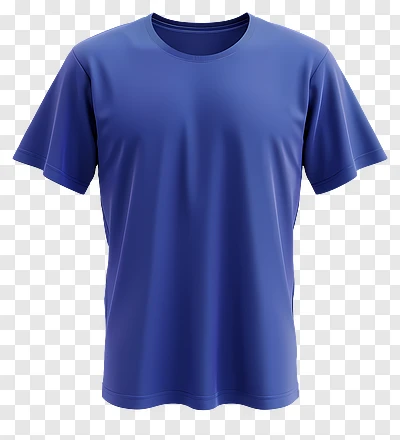
#> input picture garments/blue_tshirt.webp, 400 x 440 px
$ python clean_garment.py
#> lines starting #> are read from the running program, lines starting #| are printed output that depends on the picture; after the words box and inside, x2 and y2 are one past the last pixel; in counts of white or black regions, pixels touching at a corner belong together

import cv2
import numpy as np
from pathlib import Path

BASE = Path(__file__).resolve().parent.parent

source = BASE / "garments" / "blue_tshirt.webp"
destination = BASE / "garments" / "blue_tshirt_clean.png"

image = cv2.imread(str(source))
#> image is the input picture: shape (440, 400, 3); mean B, G, R 187.9, 151.9, 144.9

if image is None:
    raise FileNotFoundError(source)

# Identify the checkerboard background by its
# low saturation and light gray/white colors.
hsv = cv2.cvtColor(image, cv2.COLOR_BGR2HSV)
#> hsv: shape (440, 400, 3); mean H, S, V 64.1, 82.6, 187.9

background = cv2.inRange(
    hsv,
    np.array([0, 0, 175]),
    np.array([179, 45, 255])
)
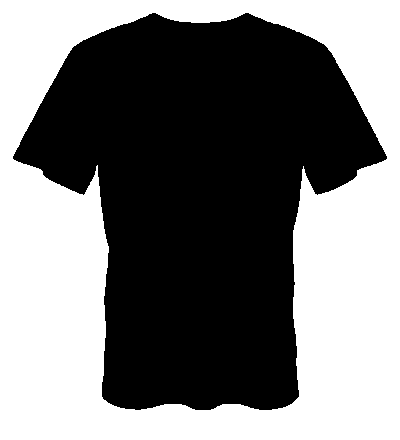
#> background: shape (440, 400); 47.8% white; 1 white region, box (x1, y1, x2, y2) and area: (0, 0, 400, 440) 84119

# Keep the largest foreground object (the shirt).
foreground = cv2.bitwise_not(background)

count, labels, stats, _ = cv2.connectedComponentsWithStats(
    foreground
)
#> count = 2; stats = [[0, 0, 400, 440, 84119], [13, 13, 374, 397, 91881]]

mask = np.zeros(image.shape[:2], dtype=np.uint8)

if count > 1:
    largest = 1 + np.argmax(stats[1:, cv2.CC_STAT_AREA])
#> largest = 1
    mask[labels == largest] = 255

# Smooth the garment boundary.
mask = cv2.morphologyEx(
    mask,
    cv2.MORPH_CLOSE,
    np.ones((5, 5), np.uint8)
)

mask = cv2.GaussianBlur(mask, (3, 3), 0)

# Place shirt on a white background.
alpha = mask.astype(np.float32) / 255.0

white = np.full_like(image, 255)

result = (
    image.astype(np.float32) * alpha[:, :, None]
    + white.astype(np.float32) * (1 - alpha[:, :, None])
).astype(np.uint8)
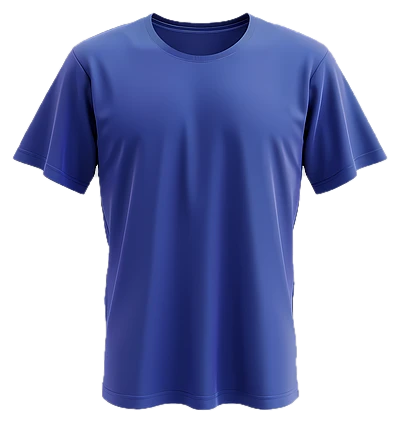
#> result: shape (440, 400, 3); mean B, G, R 193.8, 158, 151.1

cv2.imwrite(str(destination), result)

print("Clean garment saved:", destination)
